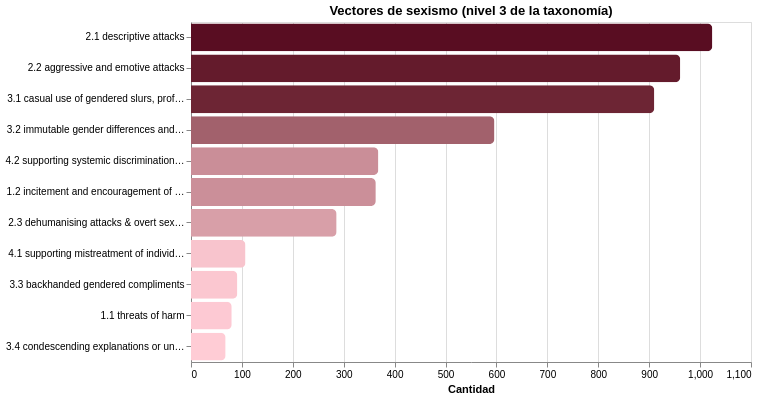

This figure's notebook cell:
### Markdown cell above
### Visualización — barras horizontales con degradé

Interactivo: tooltip con el conteo exacto de cada vector.

### Code cell
barras_vec = (
    alt.Chart(conteo_vec.to_pandas())
    .mark_bar(cornerRadiusEnd=5)
    .encode(
        x=alt.X("count:Q", title="Cantidad"),
        y=alt.Y("label_vector:N", sort="-x", title=None),
        color=alt.Color("count:Q", scale=alt.Scale(range=["#FFCCD5", "#590D22"]),
                        legend=None),
        tooltip=["label_vector:N", "count:Q"],
    )
    .properties(width=560, height=340, title="Vectores de sexismo (nivel 3 de la taxonomía)")
)
barras_vec

### Figure 1 — Vega specification as saved in the notebook (floating-point values rounded to 4 significant figures)
{"$schema": "https://vega.github.io/schema/vega/v6.json", "data": [{"name": "source_0"}, {"name": "data_0", "values": [{"label_vector": "2.1 descriptive attacks", "count": 1024, "count_end": 1024.0, "count_start": 0.0}, {"label_vector": "2.2 aggressive and emotive attacks", "count": 961, "count_end": 961.0, "count_start": 0.0}, {"label_vector": "3.1 casual use of gendered slurs, profanities, and insults", "count": 910, "count_end": 910.0, "count_start": 0.0}, {"label_vector": "3.2 immutable gender differences and gender stereotypes", "count": 596, "count_end": 596.0, "count_start": 0.0}, {"label_vector": "4.2 supporting systemic discrimination against women as a group", "count": 368, "count_end": 368.0, "count_start": 0.0}, {"label_vector": "1.2 incitement and encouragement of harm", "count": 363, "count_end": 363.0, "count_start": 0.0}, {"label_vector": "2.3 dehumanising attacks & overt sexual objectification", "count": 286, "count_end": 286.0, "count_start": 0.0}, {"label_vector": "4.1 supporting mistreatment of individual women", "count": 107, "count_end": 107.0, "count_start": 0.0}, {"label_vector": "3.3 backhanded gendered compliments", "count": 91, "count_end": 91.0, "count_start": 0.0}, {"label_vector": "1.1 threats of harm", "count": 80, "count_end": 80.0, "count_start": 0.0}, {"label_vector": "3.4 condescending explanations or unwelcome advice", "count": 68, "count_end": 68.0, "count_start": 0.0}]}, {"name": "source_0_y_domain_label_vector", "values": [{"label_vector": "2.1 descriptive attacks", "sort_field": 1024}, {"label_vector": "2.2 aggressive and emotive attacks", "sort_field": 961}, {"label_vector": "3.1 casual use of gendered slurs, profanities, and insults", "sort_field": 910}, {"label_vector": "3.2 immutable gender differences and gender stereotypes", "sort_field": 596}, {"label_vector": "4.2 supporting systemic discrimination against women as a group", "sort_field": 368}, {"label_vector": "1.2 incitement and encouragement of harm", "sort_field": 363}, {"label_vector": "2.3 dehumanising attacks & overt sexual objectification", "sort_field": 286}, {"label_vector": "4.1 supporting mistreatment of individual women", "sort_field": 107}, {"label_vector": "3.3 backhanded gendered compliments", "sort_field": 91}, {"label_vector": "1.1 threats of harm", "sort_field": 80}, {"label_vector": "3.4 condescending explanations or unwelcome advice", "sort_field": 68}]}, {"name": "data_0_color_domain_count", "values": [{"min": 68, "max": 1024}]}], "marks": [{"type": "group", "from": {"facet": {"data": "data_0", "name": "stack_group_main", "groupby": ["label_vector"], "aggregate": {"fields": ["count_start", "count_start", "count_end", "count_end"], "ops": ["min", "max", "min", "max"]}}}, "encode": {"update": {"cornerRadiusBottomRight": {"value": 5}, "height": {"signal": "max(0.25, bandwidth('y'))"}, "clip": {"value": true}, "y": {"field": "label_vector", "scale": "y"}, "x": {"signal": "min(scale('x',datum[\"min_count_start\"]),scale('x',datum[\"max_count_start\"]),scale('x',datum[\"min_count_end\"]),scale('x',datum[\"max_count_end\"]))"}, "x2": {"signal": "max(scale('x',datum[\"min_count_start\"]),scale('x',datum[\"max_count_start\"]),scale('x',datum[\"min_count_end\"]),scale('x',datum[\"max_count_end\"]))"}, "cornerRadiusTopRight": {"value": 5}}}, "marks": [{"type": "group", "encode": {"update": {"x": {"field": {"signal": null, "datum": null, "group": "x", "parent": null}, "mult": -1}, "height": {"field": {"signal": null, "datum": null, "group": "height", "parent": null}}}}, "marks": [{"type": "rect", "name": "marks", "from": {"data": "stack_group_main"}, "encode": {"update": {"fill": {"field": "count", "scale": "color"}, "tooltip": {"signal": "{\"label_vector\": isValid(datum[\"label_vector\"]) ? isArray(datum[\"label_vector\"]) ? join(datum[\"label_vector\"], '\\n') : datum[\"label_vector\"] : \"\"+datum[\"label_vector\"], \"count\": format(datum[\"count\"], \"\")}"}, "x": {"field": "count_end", "scale": "x"}, "x2": {"field": "count_start", "scale": "x"}, "height": {"field": {"signal": null, "datum": null, "group": "height", "parent": null}}}}, "style": ["bar"]}]}]}], "scales": [{"name": "x", "type": "linear", "domain": {"data": "data_0", "fields": ["count_start", "count_end"]}, "range": [0, {"signal": "width"}], "zero": true, "nice": true}, {"name": "y", "type": "band", "domain": {"data": "source_0_y_domain_label_vector", "field": "label_vector", "sort": {"op": "max", "field": "sort_field", "order": "descending"}}, "range": [0, {"signal": "height"}], "paddingInner": 0.1, "paddingOuter": 0.05}, {"name": "color", "type": "linear", "domain": [{"signal": "(data(\"data_0_color_domain_count\")[0] || {}).min"}, {"signal": "(data(\"data_0_color_domain_count\")[0] || {}).max"}], "range": ["#FFCCD5", "#590D22"], "interpolate": "hcl", "zero": false}], "axes": [{"scale": "x", "ticks": false, "tickCount": {"signal": "ceil(width/40)"}, "labels": false, "gridScale": "y", "maxExtent": 0, "orient": "bottom", "zindex": 0, "aria": false, "minExtent": 0, "domain": false, "grid": true}, {"scale": "x", "grid": false, "labelOverlap": true, "labelFlush": true, "tickCount": {"signal": "ceil(width/40)"}, "zindex": 0, "title": "Cantidad", "orient": "bottom"}, {"scale": "y", "orient": "left", "grid": false, "zindex": 0}], "title": {"text": "Vectores de sexismo (nivel 3 de la taxonomía)", "frame": "group"}, "width": 560, "height": 340, "padding": 5, "style": "cell", "background": "white"}
